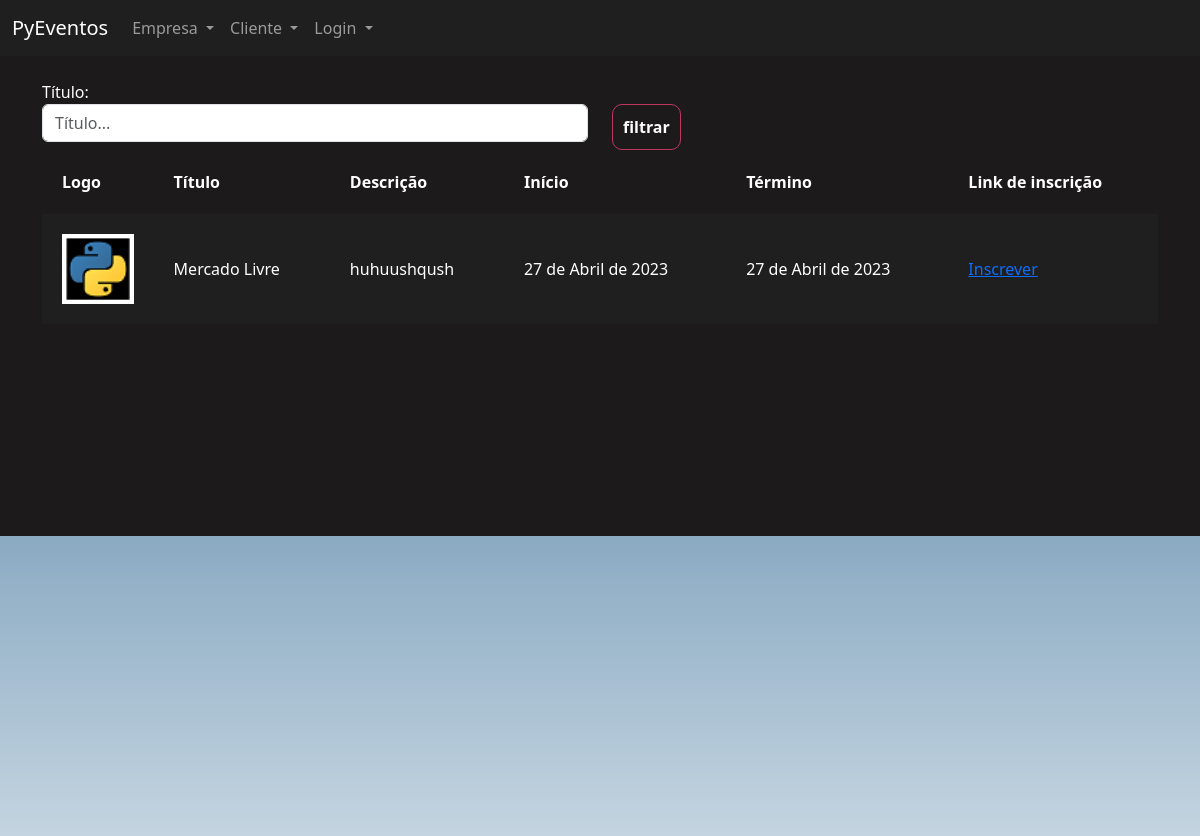
Before: /eventos/gerenciar_evento/ (signed in) with the older database file.
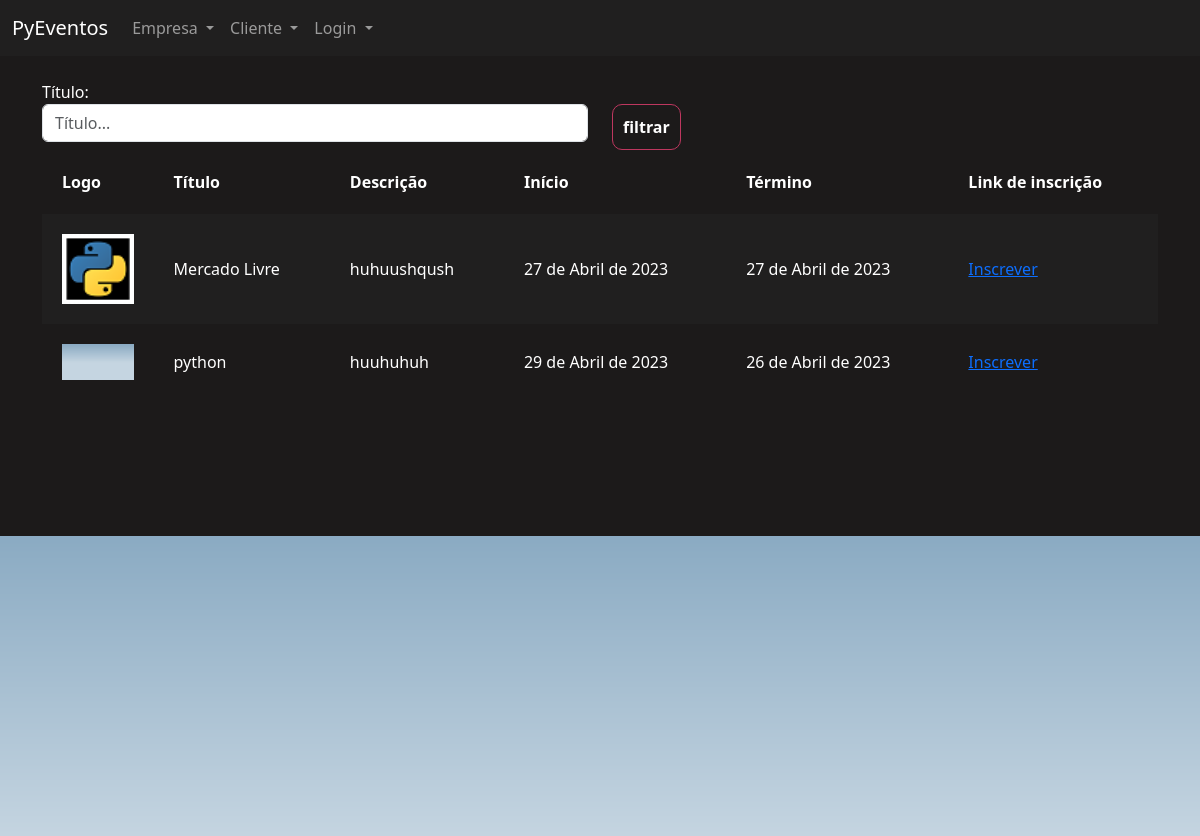
After: the same page with the newer database file.
### eventos/models.py (models this page shows, shortened)
class Evento(models.Model):
    criador = models.ForeignKey(User, on_delete=models.DO_NOTHING)
    nome = models.CharField(max_length=200)
    descricao = models.TextField()
    data_inicio = models.DateField()
    data_termino = models.DateField()
    carga_horaria = models.IntegerField()
    logo = models.FileField(upload_to="logos")
    participantes = models.ManyToManyField(User, related_name="evento_participante", null=True, blank=True)
    cor_principal = models.CharField(max_length=7)
    cor_secundaria = models.CharField(max_length=7)
    cor_fundo = models.CharField(max_length=7)

### eventos/views.py (the view)
# urls.py: path('gerenciar_evento/', views.gerenciar_evento, name="gerenciar_evento"),
def gerenciar_evento(request):
    if request.method == "GET":
        nome = request.GET.get('nome')
        eventos = Evento.objects.filter(criador=request.user)
        if nome:
            eventos = eventos.filter(nome__contains=nome)
        return render(request, 'gerenciar_evento.html', {'eventos': eventos})

### eventos/templates/gerenciar_evento.html (shortened to what this page needs)
{% extends "bases/base_evento.html" %}
{% load static %}
{% block 'importacoes' %}
    <link href="{% static 'evento/css/gerenciar_evento.css' %}" rel="stylesheet">
{% endblock %}
{% block 'conteudo' %}
    <div class="container">
        <br>
        <div class="row">
            <div class="col-md">
                <form action="{% url 'gerenciar_evento' %}" method="GET">
                <label>Título:</label>
                <input type="text" placeholder="Título..." class="form-control" name="nome">
            </div>
            <div class="col-md">
                <br>
                <input type="submit" class="btn-principal" value="filtrar">
            </div>
        </div>
        <table>
            <tr>
                <th>Logo</th>
                <th>Título</th>
                <th>Descrição</th>
                <th>Início</th>
                <th>Término</th>
                <th>Link de inscrição</th>
            </tr>
            {% for evento in eventos %}
                <tr class="{% cycle 'linha' 'linha2' %}">
                <td width="10%"><a href="#"><img width="100%" src="/media/{{evento.logo}}"></a></td>
                <td>{{evento.nome}}</td>
                <td>{{evento.descricao}}</td>
                <td>{{evento.data_inicio}}</td>
                <td>{{evento.data_termino}}</td>
                <td><a href="{% url 'inscrever_evento' evento.id %}"> Inscrever</a></td>
                </tr>
{% endfor %}
        </table>
    </div>
{% endblock %}

### eventos_admin/templates/bases/base_evento.html (shortened to what this page needs)
{% extends 'bases/base.html' %}
{% load static %}
{% block 'head' %}
    {% block 'importacoes' %}{% endblock %}
    <link href="{% static 'evento/css/evento.css' %}" rel="stylesheet">
    <link href="{% static 'usuarios/css/usuarios.css' %}" rel="stylesheet">
{% endblock %}
{% block 'body' %}
<nav class="navbar navbar-expand-lg bg-body-tertiary navbar-color" data-bs-theme="dark">
    <div class="container-fluid">
        <a class="navbar-brand" href="{% url 'home' %}">PyEventos</a>
        <div class="collapse navbar-collapse" id="navbarNavDropdown">
        <ul class="navbar-nav">
            <li class="nav-item dropdown">
                <a class="nav-link dropdown-toggle" href="#" role="button" data-bs-toggle="dropdown" aria-expanded="false">
                    Empresa
                </a>
            </li>
            <li class="nav-item dropdown">
                <a class="nav-link dropdown-toggle" href="#" role="button" data-bs-toggle="dropdown" aria-expanded="false">
                    Cliente
                </a>
            </li>
            <li class="nav-item dropdown">
                <a class="nav-link dropdown-toggle" href="#" role="button" data-bs-toggle="dropdown" aria-expanded="false">
                    Login
                </a>
            </li>
        </ul>
        </div>
    </div>
</nav>
    <div style="min-height: 60vh">
        {% block 'conteudo' %}
        {% endblock %}
    </div>
    <div class="fundo-pagina">
    </div>
{% endblock %}

### eventos_admin/templates/bases/base.html (shortened to what this page needs)
{% load static %}
<!doctype html>
<html lang="en">
  <head>
    <link href="https://cdn.jsdelivr.net/npm/bootstrap@5.3.0-alpha1/dist/css/bootstrap.min.css" rel="stylesheet">
    <link href="{% static 'geral/css/base.css' %}" rel="stylesheet">
    {% block 'head' %}{% endblock %}
  </head>
  <body>
    {% block 'body' %}
    {% endblock %}
  </body>
</html>

### eventos_admin/templates/static/geral/css/base.css (style rules this page uses)
body { color: white !important; }
:root { --main-color: #201F1F; --dark-color: #1C1A1A; --contrast-color: #BE375F; --differential-color: #ED8554; }

### eventos_admin/templates/static/evento/css/gerenciar_evento.css (style rules this page uses)
table { width: 100%; padding: 20px; }
.linha { height: 40px; background-color: var(--main-color); padding: 20px; }
td, th { padding: 20px; }

### eventos_admin/templates/static/evento/css/evento.css (style rules this page uses)
.navbar-color { background-color: #201F1F !important; }
body { background-color: #1C1A1A; }
.fundo-pagina { background-image: url('/static/evento/img/fundo_pagina.png'); height: 300px; background-size: cover; }

### eventos_admin/templates/static/usuarios/css/usuarios.css (style rules this page uses)
.btn-principal { background-color: transparent; border: 1px solid var(--contrast-color); color: white; padding: 10px; border-radius: 10px; font-weight: bold; }

Changed rows visible on the page:
added Evento: logo (picture), nome "python", descricao "huuhuhuh", data_inicio "29 de Abril de 2023", data_termino "26 de Abril de 2023"
